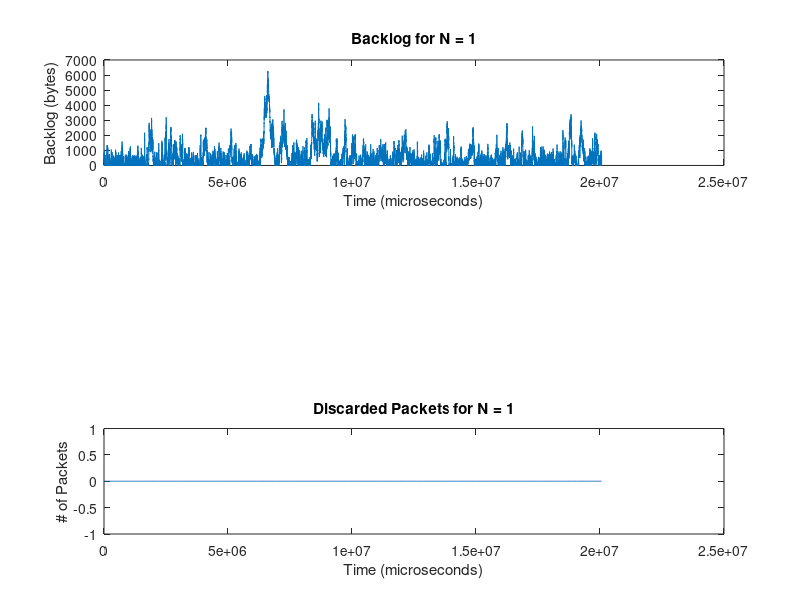

Recreate this plot in MATLAB.
clear all; clc;
%plot backlog, waiting time, # of packets discarded as a function of time for N=1

%Record arrival to file in following format:
%elapsed time (microseconds), packet size (bytes), backlog in buffers ordered by 
%index in array (bytes).

[elapsed_time, packet_size, backlog] = textread('ps_ex1-3-N1.txt', '%f %f %f');

%%%%%%%%%%%%%%%%%%%%%%%Backlog as a Function of Time%%%%%%%%%%%%%%%%%%%%
figure(1);
time_depart = cumsum(elapsed_time);%cumsum = cumulative sum
%time_depart = time_depart / 1e6;%convert mu-sec -> sec

subplot(3,1,1);
plot(time_depart,backlog);
title('Backlog for N = 1');
xlabel('Time (microseconds)');
ylabel('Backlog (bytes)');

%%%%%%%%%%%%%%%%%%%%%%%%%%Waiting Time%%%%%%%%%%%%%%%%%%%%%%
[seq_num, arrival_time, sink_pkt_size] = textread('TSinkOut_ex1-3-N1.txt', '%f %f %f');
time_arrival = cumsum(arrival_time);

%  waiting_time = zeros(1,size(elapsed_time,1));
% i = 1;
% while i <= size(elapsed_time,1)
%     j = i;
%     while (((backlog(i) + packet_size(i)) > 102400) && j < size(elapsed_time,1))
%         j = j+1;
%     end
%     waiting_time(i) = abs(time_arrival(i) - time_depart(j));
%     i = i + 1;
% end
% 
% subplot(3,1,2);
% plot(time_arrival,waiting_time);
% title('Waiting Time for N = 1');
% xlabel('Time (microseconds)');
% ylabel('Backlog (bytes)');

%%%%%%%%%%%%%%%%%%%%%%%%%%%%%Packets Discarded%%%%%%%%%%%%%%%%%%%%%%%%
discarded_packets = zeros(1,size(elapsed_time,1));
i = 1;

while  i <= size(sink_pkt_size,1)
    if((backlog(i) + sink_pkt_size(i)) > 102400)
        discarded_packets(i) = 1;
    end
    i = i + 1;
end

subplot(3,1,3);
plot(time_depart, cumsum(discarded_packets));
title('Discarded Packets for N = 1');
xlabel('Time (microseconds)');
ylabel('# of Packets');
